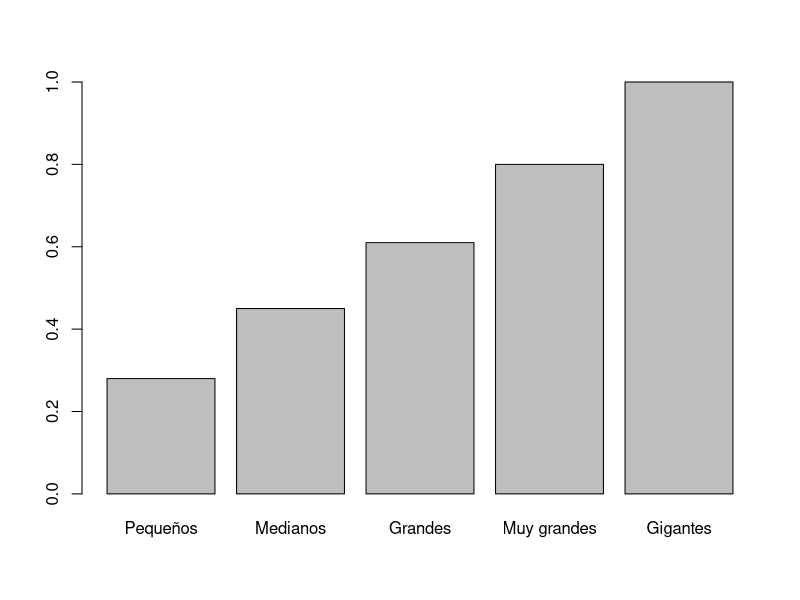
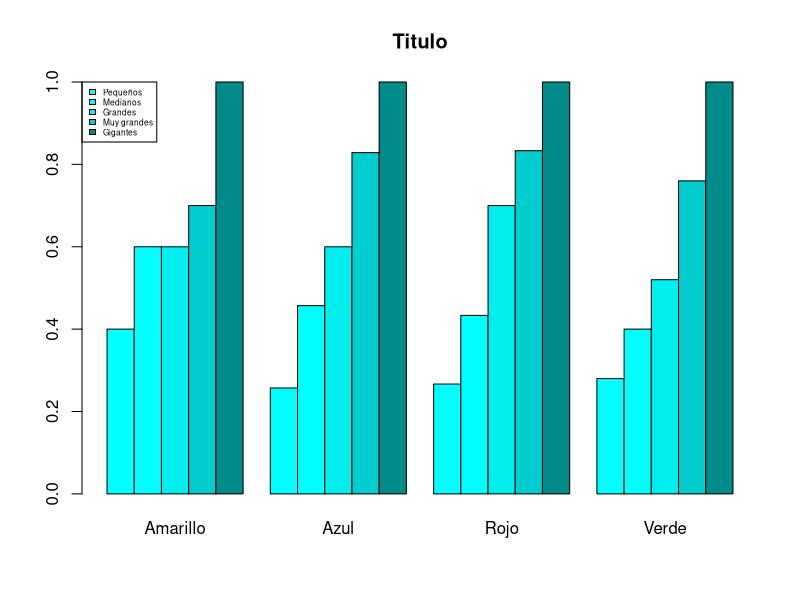

These charts were generated, in order, by the following R code: (Note: this script raises an error after producing the figures.)
## ---- chunk 1
knitr::opts_chunk$set(echo = TRUE)
## ---- chunk 2
notas = ordered(c("S","A","N","Ex","N","S"), levels = c("S","A","N","Ex"))
notas
table(notas)
cumsum(table(notas))
cumsum(prop.table(table(notas)))
## ---- chunk 3
longitud = sample(c("Pequeños","Medianos","Grandes","Muy grandes","Gigantes"), size=100, replace = T)
longitud
longitud = ordered(longitud, levels = c("Pequeños", "Medianos", "Grandes", "Muy grandes", "Gigantes"))
longitud
fr.abs = table(longitud)
fr.abs
fr.rel = prop.table(fr.abs)
fr.rel
fr.abs.acum = cumsum(fr.abs)
fr.abs.acum
fr.rel.acum = cumsum(fr.rel)
fr.rel.acum
barplot(fr.rel.acum)
colores = rep(c("Rojo", "Verde", "Azul", "Amarillo"), c(30,25,35,10))
colores
colores = factor(colores)
colores

coches = data.frame(colores, longitud)
head(coches)
tail(coches)

apply(table(coches), MARGIN=1, FUN = cumsum)
t(apply(table(coches), MARGIN=1, FUN = cumsum))

apply(prop.table(table(coches), margin = 1), MARGIN=1, FUN = cumsum) -> diagrama


barplot(diagrama, beside = T, legend= T, args.legend = list(x= "topleft", cex = 0.5), main = "Titulo", col = c("cyan", "cyan1","cyan2","cyan3","cyan4"))



## ---- chunk 4
rnorm(100, mean=0, sd=1) -> x
cut(x, breaks = c(-Inf,-2,-1,0,1,2,Inf), right= F)

## ---- chunk 5
edad = c(17,18,25,40,53,32,29,45,24,23,25,22,22,23,60)
table(edad)
prop.table(table(edad))
round(prop.table(table(edad)), 3)
cumsum(y)
cumsum(table(edad))
round(cumsum(prop.table(table(edad))),3)

set.seed(20201106)
sample(1:6, 25, replace=TRUE) -> dados
set.seed(NULL)

table(dados)
prop.table(table(dados))
cumsum(table(dados))
cumsum(prop.table(table(dados)))
mean(dados)
mean(edad)
median(edad)
sort(edad)
sort(dados)
median(dados)
table(edad)
names(which(table(edad) == max(table(edad))))

dados = sort(dados)
dados

quantile(dados, 0.25)
